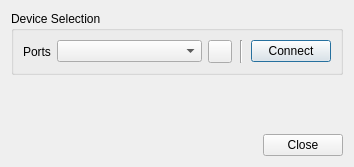
<?xml version="1.0" encoding="UTF-8"?>
<ui version="4.0">
 <class>SettingsDlg</class>
 <widget class="QDialog" name="SettingsDlg">
  <property name="geometry">
   <rect>
    <x>0</x>
    <y>0</y>
    <width>354</width>
    <height>167</height>
   </rect>
  </property>
  <property name="windowTitle">
   <string>Settings</string>
  </property>
  <property name="windowIcon">
   <iconset resource="columba.qrc">
    <normaloff>:/columba/Resources/settings2.png</normaloff>:/columba/Resources/settings2.png</iconset>
  </property>
  <property name="modal">
   <bool>true</bool>
  </property>
  <layout class="QVBoxLayout" name="CentralVLayout">
   <item>
    <widget class="QGroupBox" name="groupBox">
     <property name="title">
      <string>Device Selection</string>
     </property>
     <layout class="QVBoxLayout" name="verticalLayout">
      <item>
       <layout class="QFormLayout" name="formLayout">
        <item row="0" column="0">
         <widget class="QLabel" name="label">
          <property name="text">
           <string>Ports</string>
          </property>
         </widget>
        </item>
        <item row="0" column="1">
         <layout class="QHBoxLayout" name="horizontalLayout_3">
          <property name="spacing">
           <number>8</number>
          </property>
          <item>
           <layout class="QHBoxLayout" name="horizontalLayout_2">
            <property name="spacing">
             <number>6</number>
            </property>
            <item>
             <widget class="QComboBox" name="cbxPortItems"/>
            </item>
            <item>
             <widget class="QToolButton" name="btnUpdate">
              <property name="toolTip">
               <string>&lt;html&gt;&lt;head/&gt;&lt;body&gt;&lt;p&gt;Update port list&lt;/p&gt;&lt;/body&gt;&lt;/html&gt;</string>
              </property>
              <property name="text">
               <string/>
              </property>
              <property name="icon">
               <iconset resource="columba.qrc">
                <normaloff>:/columba/Resources/update.png</normaloff>:/columba/Resources/update.png</iconset>
              </property>
             </widget>
            </item>
           </layout>
          </item>
          <item>
           <widget class="Line" name="line">
            <property name="orientation">
             <enum>Qt::Vertical</enum>
            </property>
           </widget>
          </item>
          <item>
           <widget class="QPushButton" name="btnConnect">
            <property name="sizePolicy">
             <sizepolicy hsizetype="Maximum" vsizetype="Fixed">
              <horstretch>0</horstretch>
              <verstretch>0</verstretch>
             </sizepolicy>
            </property>
            <property name="toolTip">
             <string>&lt;html&gt;&lt;head/&gt;&lt;body&gt;&lt;p&gt;Connect to selected port &lt;img src=&quot;:/columba/Resources/usbmodem.png&quot;/&gt;&lt;/p&gt;&lt;/body&gt;&lt;/html&gt;</string>
            </property>
            <property name="text">
             <string>Connect</string>
            </property>
           </widget>
          </item>
         </layout>
        </item>
       </layout>
      </item>
     </layout>
    </widget>
   </item>
   <item>
    <spacer name="verticalSpacer">
     <property name="orientation">
      <enum>Qt::Vertical</enum>
     </property>
     <property name="sizeHint" stdset="0">
      <size>
       <width>20</width>
       <height>45</height>
      </size>
     </property>
    </spacer>
   </item>
   <item>
    <layout class="QHBoxLayout" name="horizontalLayout">
     <item>
      <spacer name="horizontalSpacer">
       <property name="orientation">
        <enum>Qt::Horizontal</enum>
       </property>
       <property name="sizeHint" stdset="0">
        <size>
         <width>40</width>
         <height>20</height>
        </size>
       </property>
      </spacer>
     </item>
     <item>
      <widget class="QPushButton" name="btnOk">
       <property name="toolTip">
        <string>&lt;html&gt;&lt;head/&gt;&lt;body&gt;&lt;p&gt;Close&lt;/p&gt;&lt;/body&gt;&lt;/html&gt;</string>
       </property>
       <property name="text">
        <string>Close</string>
       </property>
      </widget>
     </item>
    </layout>
   </item>
  </layout>
 </widget>
 <resources>
  <include location="columba.qrc"/>
 </resources>
 <connections>
  <connection>
   <sender>btnOk</sender>
   <signal>clicked()</signal>
   <receiver>SettingsDlg</receiver>
   <slot>accept()</slot>
   <hints>
    <hint type="sourcelabel">
     <x>343</x>
     <y>156</y>
    </hint>
    <hint type="destinationlabel">
     <x>166</x>
     <y>155</y>
    </hint>
   </hints>
  </connection>
 </connections>
</ui>
